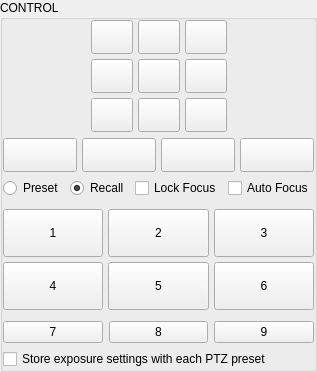
          <widget class="QGroupBox" name="groupBox_2">
           <property name="title">
            <string>CONTROL</string>
           </property>
           <layout class="QVBoxLayout" name="verticalLayout_14">
            <property name="leftMargin">
             <number>0</number>
            </property>
            <property name="topMargin">
             <number>0</number>
            </property>
            <property name="rightMargin">
             <number>0</number>
            </property>
            <property name="bottomMargin">
             <number>0</number>
            </property>
            <item>
             <layout class="QHBoxLayout" name="horizontalLayout">
              <property name="spacing">
               <number>5</number>
              </property>
              <property name="leftMargin">
               <number>0</number>
              </property>
              <property name="topMargin">
               <number>0</number>
              </property>
              <property name="rightMargin">
               <number>0</number>
              </property>
              <property name="bottomMargin">
               <number>0</number>
              </property>
              <item>
               <spacer name="horizontalSpacer_3">
                <property name="orientation">
                 <enum>Qt::Horizontal</enum>
                </property>
                <property name="sizeHint" stdset="0">
                 <size>
                  <width>40</width>
                  <height>20</height>
                 </size>
                </property>
               </spacer>
              </item>
              <item>
               <layout class="QVBoxLayout" name="verticalLayout_3">
                <property name="spacing">
                 <number>5</number>
                </property>
                <property name="leftMargin">
                 <number>0</number>
                </property>
                <property name="topMargin">
                 <number>0</number>
                </property>
                <property name="rightMargin">
                 <number>0</number>
                </property>
                <property name="bottomMargin">
                 <number>0</number>
                </property>
                <item>
                 <widget class="QPushButton" name="angleUpLeft">
                  <property name="minimumSize">
                   <size>
                    <width>0</width>
                    <height>34</height>
                   </size>
                  </property>
                  <property name="maximumSize">
                   <size>
                    <width>16777215</width>
                    <height>34</height>
                   </size>
                  </property>
                  <property name="focusPolicy">
                   <enum>Qt::NoFocus</enum>
                  </property>
                  <property name="toolTip">
                   <string>Move Up Left</string>
                  </property>
                  <property name="styleSheet">
                   <string notr="true">QPushButton{
	width : 34px;
	height : 34px;
	background :  url(':/ptzoptics-assets/img/upleft.png') center top no-repeat;
}
QPushButton:hover{
	width : 34px;
	height : 34px;
	background :  url(':/ptzoptics-assets/img/upleft.png') center center no-repeat;
}
QPushButton:pressed{
	width : 34px;
	height : 34px;
	background :  url(':/ptzoptics-assets/img/upleft.png') center bottom no-repeat;
}</string>
                  </property>
                  <property name="text">
                   <string/>
                  </property>
                 </widget>
                </item>
                <item>
                 <widget class="QPushButton" name="MoveLeft">
                  <property name="minimumSize">
                   <size>
                    <width>0</width>
                    <height>34</height>
                   </size>
                  </property>
                  <property name="maximumSize">
                   <size>
                    <width>16777215</width>
                    <height>34</height>
                   </size>
                  </property>
                  <property name="focusPolicy">
                   <enum>Qt::NoFocus</enum>
                  </property>
                  <property name="toolTip">
                   <string>Move Left</string>
                  </property>
                  <property name="styleSheet">
                   <string notr="true">QPushButton{
	width : 34px;
	height : 34px;
	background :  url(':/ptzoptics-assets/img/leftarrow.png') center top no-repeat;
}
QPushButton:hover{
	width : 34px;
	height : 34px;
	background :  url(':/ptzoptics-assets/img/leftarrow.png') center center no-repeat;
}
QPushButton:pressed{
	width : 34px;
	height : 34px;
	background :  url(':/ptzoptics-assets/img/leftarrow.png') center bottom no-repeat;
}</string>
                  </property>
                  <property name="text">
                   <string/>
                  </property>
                 </widget>
                </item>
                <item>
                 <widget class="QPushButton" name="angleDownLeft">
                  <property name="minimumSize">
                   <size>
                    <width>0</width>
                    <height>34</height>
                   </size>
                  </property>
                  <property name="maximumSize">
                   <size>
                    <width>16777215</width>
                    <height>34</height>
                   </size>
                  </property>
                  <property name="focusPolicy">
                   <enum>Qt::NoFocus</enum>
                  </property>
                  <property name="toolTip">
                   <string>Move Down Left</string>
                  </property>
                  <property name="styleSheet">
                   <string notr="true">QPushButton{
	width : 34px;
	height : 34px;
	background :  url(':/ptzoptics-assets/img/downleftarrow.png') center top no-repeat;
}
QPushButton:hover{
	width : 34px;
	height : 34px;
	background :  url(':/ptzoptics-assets/img/downleftarrow.png') center center no-repeat;
}
QPushButton:pressed{
	width : 34px;
	height : 34px;
	background :  url(':/ptzoptics-assets/img/downleftarrow.png') center bottom no-repeat;
}</string>
                  </property>
                  <property name="text">
                   <string/>
                  </property>
                 </widget>
                </item>
               </layout>
              </item>
              <item>
               <layout class="QVBoxLayout" name="verticalLayout_2">
                <property name="spacing">
                 <number>5</number>
                </property>
                <property name="leftMargin">
                 <number>0</number>
                </property>
                <property name="topMargin">
                 <number>0</number>
                </property>
                <property name="rightMargin">
                 <number>0</number>
                </property>
                <property name="bottomMargin">
                 <number>0</number>
                </property>
                <item>
                 <widget class="QPushButton" name="MoveTop">
                  <property name="minimumSize">
                   <size>
                    <width>0</width>
                    <height>34</height>
                   </size>
                  </property>
                  <property name="maximumSize">
                   <size>
                    <width>99999</width>
                    <height>34</height>
                   </size>
                  </property>
                  <property name="focusPolicy">
                   <enum>Qt::NoFocus</enum>
                  </property>
                  <property name="toolTip">
                   <string>Move Up</string>
                  </property>
                  <property name="styleSheet">
                   <string notr="true">QPushButton{
	width : 34px;
	height : 34px;
	background :  url(':/ptzoptics-assets/img/uparrow.png') center top no-repeat;
}
QPushButton:hover{
	width : 34px;
	height : 34px;
	background :  url(':/ptzoptics-assets/img/uparrow.png') center center no-repeat;
}
QPushButton:pressed{
	width : 34px;
	height : 34px;
	background :  url(':/ptzoptics-assets/img/uparrow.png') center bottom no-repeat;
}</string>
                  </property>
                  <property name="text">
                   <string/>
                  </property>
                 </widget>
                </item>
                <item>
                 <widget class="QPushButton" name="MoveHome">
                  <property name="minimumSize">
                   <size>
                    <width>0</width>
                    <height>34</height>
                   </size>
                  </property>
                  <property name="maximumSize">
                   <size>
                    <width>99999</width>
                    <height>34</height>
                   </size>
                  </property>
                  <property name="focusPolicy">
                   <enum>Qt::NoFocus</enum>
                  </property>
                  <property name="toolTip">
                   <string>Move Home</string>
                  </property>
                  <property name="styleSheet">
                   <string notr="true">QPushButton{
	width : 34px;
	height : 34px;
	background :  url(':/ptzoptics-assets/img/home.png') center top no-repeat;
}
QPushButton:hover{
	width : 34px;
	height : 34px;
	background :  url(':/ptzoptics-assets/img/home.png') center center no-repeat;
}
QPushButton:pressed{
	width : 34px;
	height : 34px;
	background :  url(':/ptzoptics-assets/img/home.png') center bottom no-repeat;
}</string>
                  </property>
                  <property name="text">
                   <string/>
                  </property>
                 </widget>
                </item>
                <item>
                 <widget class="QPushButton" name="MoveBottom">
                  <property name="minimumSize">
                   <size>
                    <width>0</width>
                    <height>34</height>
                   </size>
                  </property>
                  <property name="maximumSize">
                   <size>
                    <width>16777215</width>
                    <height>34</height>
                   </size>
                  </property>
                  <property name="focusPolicy">
                   <enum>Qt::NoFocus</enum>
                  </property>
                  <property name="toolTip">
                   <string>Move Down</string>
                  </property>
                  <property name="styleSheet">
                   <string notr="true">QPushButton{
	width : 34px;
	height : 34px;
	background :  url(':/ptzoptics-assets/img/downarrow.png') center top no-repeat;
}
QPushButton:hover{
	width : 34px;
	height : 34px;
	background :  url(':/ptzoptics-assets/img/downarrow.png') center center no-repeat;
}
QPushButton:pressed{
	width : 34px;
	height : 34px;
	background :  url(':/ptzoptics-assets/img/downarrow.png') center bottom no-repeat;
}</string>
                  </property>
                  <property name="text">
                   <string/>
                  </property>
                 </widget>
                </item>
               </layout>
              </item>
              <item>
               <layout class="QVBoxLayout" name="verticalLayout">
                <property name="spacing">
                 <number>5</number>
                </property>
                <property name="leftMargin">
                 <number>0</number>
                </property>
                <property name="topMargin">
                 <number>0</number>
                </property>
                <property name="rightMargin">
                 <number>0</number>
                </property>
                <property name="bottomMargin">
                 <number>0</number>
                </property>
                <item>
                 <widget class="QPushButton" name="angleUpRight">
                  <property name="minimumSize">
                   <size>
                    <width>0</width>
                    <height>34</height>
                   </size>
                  </property>
                  <property name="maximumSize">
                   <size>
                    <width>16777215</width>
                    <height>34</height>
                   </size>
                  </property>
                  <property name="focusPolicy">
                   <enum>Qt::NoFocus</enum>
                  </property>
                  <property name="toolTip">
                   <string>Move Up Right</string>
                  </property>
                  <property name="styleSheet">
                   <string notr="true">QPushButton{
	width : 34px;
	height : 34px;
	background :  url(':/ptzoptics-assets/img/upright.png') center top no-repeat;
}
QPushButton:hover{
	width : 34px;
	height : 34px;
	background :  url(':/ptzoptics-assets/img/upright.png') center center no-repeat;
}
QPushButton:pressed{
	width : 34px;
	height : 34px;
	background :  url(':/ptzoptics-assets/img/upright.png') center bottom no-repeat;
}</string>
                  </property>
                  <property name="text">
                   <string/>
                  </property>
                 </widget>
                </item>
                <item>
                 <widget class="QPushButton" name="MoveRight">
                  <property name="minimumSize">
                   <size>
                    <width>0</width>
                    <height>34</height>
                   </size>
                  </property>
                  <property name="maximumSize">
                   <size>
                    <width>16777215</width>
                    <height>34</height>
                   </size>
                  </property>
                  <property name="focusPolicy">
                   <enum>Qt::NoFocus</enum>
                  </property>
                  <property name="toolTip">
                   <string>Move Right</string>
                  </property>
                  <property name="styleSheet">
                   <string notr="true">QPushButton{
	width : 34px;
	height : 34px;
	background :  url(':/ptzoptics-assets/img/rightarrow.png') center top no-repeat;
}
QPushButton:hover{
	width : 34px;
	height : 34px;
	background :  url(':/ptzoptics-assets/img/rightarrow.png') center center no-repeat;
}
QPushButton:pressed{
	width : 34px;
	height : 34px;
	background :  url(':/ptzoptics-assets/img/rightarrow.png') center bottom no-repeat;
}</string>
                  </property>
                  <property name="text">
                   <string/>
                  </property>
                 </widget>
                </item>
                <item>
                 <widget class="QPushButton" name="angleDownRight">
                  <property name="minimumSize">
                   <size>
                    <width>0</width>
                    <height>34</height>
                   </size>
                  </property>
                  <property name="maximumSize">
                   <size>
                    <width>16777215</width>
                    <height>34</height>
                   </size>
                  </property>
                  <property name="focusPolicy">
                   <enum>Qt::NoFocus</enum>
                  </property>
                  <property name="toolTip">
                   <string>Move Down Right</string>
                  </property>
                  <property name="styleSheet">
                   <string notr="true">QPushButton{
	width : 34px;
	height : 34px;
	background :  url(':/ptzoptics-assets/img/downright.png') center top no-repeat;
}
QPushButton:hover{
	width : 34px;
	height : 34px;
	background :  url(':/ptzoptics-assets/img/downright.png') center center no-repeat;
}
QPushButton:pressed{
	width : 34px;
	height : 34px;
	background :  url(':/ptzoptics-assets/img/downright.png') center bottom no-repeat;
}</string>
                  </property>
                  <property name="text">
                   <string/>
                  </property>
                 </widget>
                </item>
               </layout>
              </item>
              <item>
               <spacer name="horizontalSpacer_6">
                <property name="orientation">
                 <enum>Qt::Horizontal</enum>
                </property>
                <property name="sizeHint" stdset="0">
                 <size>
                  <width>40</width>
                  <height>20</height>
                 </size>
                </property>
               </spacer>
              </item>
             </layout>
            </item>
            <item>
             <layout class="QHBoxLayout" name="horizontalLayout_21">
              <property name="spacing">
               <number>5</number>
              </property>
              <property name="topMargin">
               <number>0</number>
              </property>
              <property name="bottomMargin">
               <number>0</number>
              </property>
              <item>
               <widget class="QPushButton" name="ZoomIn">
                <property name="minimumSize">
                 <size>
                  <width>0</width>
                  <height>34</height>
                 </size>
                </property>
                <property name="maximumSize">
                 <size>
                  <width>16777215</width>
                  <height>34</height>
                 </size>
                </property>
                <property name="focusPolicy">
                 <enum>Qt::NoFocus</enum>
                </property>
                <property name="toolTip">
                 <string>Zoom In</string>
                </property>
                <property name="styleSheet">
                 <string notr="true">QPushButton{
	width : 34px;
	height : 34px;
	background :  url(':/ptzoptics-assets/img/plus.png') center top no-repeat;
}
QPushButton:hover{
	width : 34px;
	height : 34px;
	background :  url(':/ptzoptics-assets/img/plus.png') center center no-repeat;
}
QPushButton:pressed{
	width : 34px;
	height : 34px;
	background :  url(':/ptzoptics-assets/img/plus.png') center bottom no-repeat;
}</string>
                </property>
                <property name="text">
                 <string/>
                </property>
               </widget>
              </item>
              <item>
               <widget class="QPushButton" name="ZoomOut">
                <property name="minimumSize">
                 <size>
                  <width>0</width>
                  <height>34</height>
                 </size>
                </property>
                <property name="maximumSize">
                 <size>
                  <width>16777215</width>
                  <height>34</height>
                 </size>
                </property>
                <property name="focusPolicy">
                 <enum>Qt::NoFocus</enum>
                </property>
                <property name="toolTip">
                 <string>Zoom Out</string>
                </property>
                <property name="styleSheet">
                 <string notr="true">QPushButton{
	width : 34px;
	height : 34px;
	background :  url(':/ptzoptics-assets/img/minus.png') center top no-repeat;
}
QPushButton:hover{
	width : 34px;
	height : 34px;
	background :  url(':/ptzoptics-assets/img/minus.png') center center no-repeat;
}
QPushButton:pressed{
	width : 34px;
	height : 34px;
	background :  url(':/ptzoptics-assets/img/minus.png') center bottom no-repeat;
}</string>
                </property>
                <property name="text">
                 <string/>
                </property>
               </widget>
              </item>
              <item>
               <widget class="QPushButton" name="focusIn">
                <property name="minimumSize">
                 <size>
                  <width>0</width>
                  <height>34</height>
                 </size>
                </property>
                <property name="maximumSize">
                 <size>
                  <width>16777215</width>
                  <height>34</height>
                 </size>
                </property>
                <property name="focusPolicy">
                 <enum>Qt::NoFocus</enum>
                </property>
                <property name="toolTip">
                 <string>Focus In</string>
                </property>
                <property name="styleSheet">
                 <string notr="true">QPushButton{
	width : 34px;
	height : 34px;
	background :  url(':/ptzoptics-assets/img/focusin.png') center top no-repeat;
}
QPushButton:hover{
	width : 34px;
	height : 34px;
	background :  url(':/ptzoptics-assets/img/focusin.png') center center no-repeat;
}
QPushButton:pressed{
	width : 34px;
	height : 34px;
	background :  url(':/ptzoptics-assets/img/focusin.png') center bottom no-repeat;
}</string>
                </property>
                <property name="text">
                 <string/>
                </property>
               </widget>
              </item>
              <item>
               <widget class="QPushButton" name="focusOut">
                <property name="minimumSize">
                 <size>
                  <width>0</width>
                  <height>34</height>
                 </size>
                </property>
                <property name="maximumSize">
                 <size>
                  <width>16777215</width>
                  <height>34</height>
                 </size>
                </property>
                <property name="focusPolicy">
                 <enum>Qt::NoFocus</enum>
                </property>
                <property name="toolTip">
                 <string>Focus Out</string>
                </property>
                <property name="styleSheet">
                 <string notr="true">QPushButton{
	width : 34px;
	height : 34px;
	background :  url(':/ptzoptics-assets/img/focusout.png') center top no-repeat;
}
QPushButton:hover{
	width : 34px;
	height : 34px;
	background :  url(':/ptzoptics-assets/img/focusout.png') center center no-repeat;
}
QPushButton:pressed{
	width : 34px;
	height : 34px;
	background :  url(':/ptzoptics-assets/img/focusout.png') center bottom no-repeat;
}</string>
                </property>
                <property name="text">
                 <string/>
                </property>
               </widget>
              </item>
             </layout>
            </item>
            <item>
             <layout class="QHBoxLayout" name="horizontalLayout_12">
              <item>
               <widget class="QRadioButton" name="presetMode">
                <property name="focusPolicy">
                 <enum>Qt::NoFocus</enum>
                </property>
                <property name="text">
                 <string>Preset</string>
                </property>
                <property name="checked">
                 <bool>false</bool>
                </property>
               </widget>
              </item>
              <item>
               <widget class="QRadioButton" name="recallMode">
                <property name="focusPolicy">
                 <enum>Qt::NoFocus</enum>
                </property>
                <property name="text">
                 <string>Recall</string>
                </property>
                <property name="checked">
                 <bool>true</bool>
                </property>
               </widget>
              </item>
              <item>
               <widget class="QCheckBox" name="lockFocus">
                <property name="text">
                 <string>Lock Focus</string>
                </property>
               </widget>
              </item>
              <item>
               <widget class="QCheckBox" name="autoFocus">
                <property name="focusPolicy">
                 <enum>Qt::NoFocus</enum>
                </property>
                <property name="text">
                 <string>Auto Focus</string>
                </property>
               </widget>
              </item>
             </layout>
            </item>
            <item>
             <layout class="QHBoxLayout" name="horizontalLayout_9">
              <property name="spacing">
               <number>5</number>
              </property>
              <property name="leftMargin">
               <number>0</number>
              </property>
              <property name="topMargin">
               <number>0</number>
              </property>
              <property name="rightMargin">
               <number>0</number>
              </property>
              <property name="bottomMargin">
               <number>0</number>
              </property>
              <item>
               <layout class="QVBoxLayout" name="verticalLayout_5">
                <property name="spacing">
                 <number>5</number>
                </property>
                <property name="leftMargin">
                 <number>0</number>
                </property>
                <property name="topMargin">
                 <number>5</number>
                </property>
                <property name="rightMargin">
                 <number>0</number>
                </property>
                <property name="bottomMargin">
                 <number>5</number>
                </property>
                <item>
                 <widget class="QPushButton" name="mem1">
                  <property name="focusPolicy">
                   <enum>Qt::NoFocus</enum>
                  </property>
                  <property name="styleSheet">
                   <string notr="true">QPushButton{
	height : 40px;
}</string>
                  </property>
                  <property name="text">
                   <string>1</string>
                  </property>
                 </widget>
                </item>
                <item>
                 <widget class="QPushButton" name="mem4">
                  <property name="styleSheet">
                   <string notr="true">QPushButton{
	height : 40px;
}</string>
                  </property>
                  <property name="text">
                   <string>4</string>
                  </property>
                 </widget>
                </item>
               </layout>
              </item>
              <item>
               <layout class="QVBoxLayout" name="verticalLayout_6">
                <property name="spacing">
                 <number>5</number>
                </property>
                <property name="leftMargin">
                 <number>0</number>
                </property>
                <property name="topMargin">
                 <number>5</number>
                </property>
                <property name="rightMargin">
                 <number>0</number>
                </property>
                <property name="bottomMargin">
                 <number>5</number>
                </property>
                <item>
                 <widget class="QPushButton" name="mem2">
                  <property name="focusPolicy">
                   <enum>Qt::NoFocus</enum>
                  </property>
                  <property name="styleSheet">
                   <string notr="true">QPushButton{
	height : 40px;
}</string>
                  </property>
                  <property name="text">
                   <string>2</string>
                  </property>
                 </widget>
                </item>
                <item>
                 <widget class="QPushButton" name="mem5">
                  <property name="styleSheet">
                   <string notr="true">QPushButton{
	height : 40px;
}</string>
                  </property>
                  <property name="text">
                   <string>5</string>
                  </property>
                 </widget>
                </item>
               </layout>
              </item>
              <item>
               <layout class="QVBoxLayout" name="verticalLayout_8">
                <property name="spacing">
                 <number>5</number>
                </property>
                <property name="leftMargin">
                 <number>0</number>
                </property>
                <property name="topMargin">
                 <number>5</number>
                </property>
                <property name="rightMargin">
                 <number>0</number>
                </property>
                <property name="bottomMargin">
                 <number>5</number>
                </property>
                <item>
                 <widget class="QPushButton" name="mem3">
                  <property name="focusPolicy">
                   <enum>Qt::NoFocus</enum>
                  </property>
                  <property name="styleSheet">
                   <string notr="true">QPushButton{
	height : 40px;
}</string>
                  </property>
                  <property name="text">
                   <string>3</string>
                  </property>
                 </widget>
                </item>
                <item>
                 <widget class="QPushButton" name="mem6">
                  <property name="styleSheet">
                   <string notr="true">QPushButton{
	height : 40px;
}</string>
                  </property>
                  <property name="text">
                   <string>6</string>
                  </property>
                 </widget>
                </item>
               </layout>
              </item>
             </layout>
            </item>
            <item>
             <layout class="QHBoxLayout" name="horizontalLayout_2">
              <property name="leftMargin">
               <number>0</number>
              </property>
              <property name="topMargin">
               <number>0</number>
              </property>
              <property name="rightMargin">
               <number>0</number>
              </property>
              <property name="bottomMargin">
               <number>0</number>
              </property>
              <item>
               <widget class="QPushButton" name="mem7">
                <property name="text">
                 <string>7</string>
                </property>
               </widget>
              </item>
              <item>
               <widget class="QPushButton" name="mem8">
                <property name="text">
                 <string>8</string>
                </property>
               </widget>
              </item>
              <item>
               <widget class="QPushButton" name="mem9">
                <property name="text">
                 <string>9</string>
                </property>
               </widget>
              </item>
             </layout>
            </item>
            <item>
             <widget class="QCheckBox" name="storeExposure">
              <property name="text">
               <string>Store exposure settings with each PTZ preset</string>
              </property>
             </widget>
            </item>
           </layout>
          </widget>
